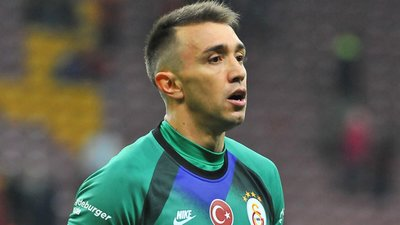
#> input picture renk_uzayı/muslera.jpg, 400 x 225 px
$ python 'renk_uzayı.py'
#> lines starting #> are read from the running program, lines starting #| are printed output that depends on the picture
#RENK UZAYI BİR GÖRÜNTÜNÜN SAHİP OLDUGU RENK ORGANİZASYONLARIDIR

import cv2

img = cv2.imread("muslera.jpg")
#> img is the input picture: shape (225, 400, 3); mean B, G, R 84.1, 93.9, 89.6

rgb_img = cv2.cvtColor(img, cv2.COLOR_BGR2RGBA) #renk organizasyonu değiştirme fonk.
hsv_img = cv2.cvtColor(img, cv2.COLOR_BGR2HSV) #HSV modunu nesneleri takip etmek için old. fazla kullanırız
#> hsv_img: shape (225, 400, 3); mean H, S, V 90.3, 65.9, 104.7
gray_img = cv2.cvtColor(img, cv2.COLOR_BGR2GRAY)
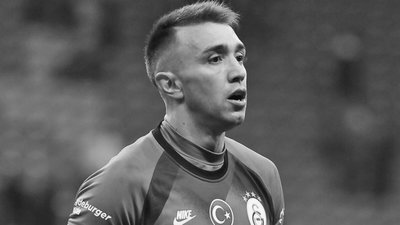
#> gray_img: shape (225, 400); min 2, max 255, mean 91.5

#RGB modda piksellerin sahip oldugu renkler karışır ve yeni bir görünüm kazanır

cv2.imshow("BGR", img)
cv2.imshow("RGB", rgb_img)
cv2.imshow("HSV", hsv_img)
cv2.imshow("GRAY", gray_img)

cv2.waitKey(0)
cv2.destroyAllWindows()
